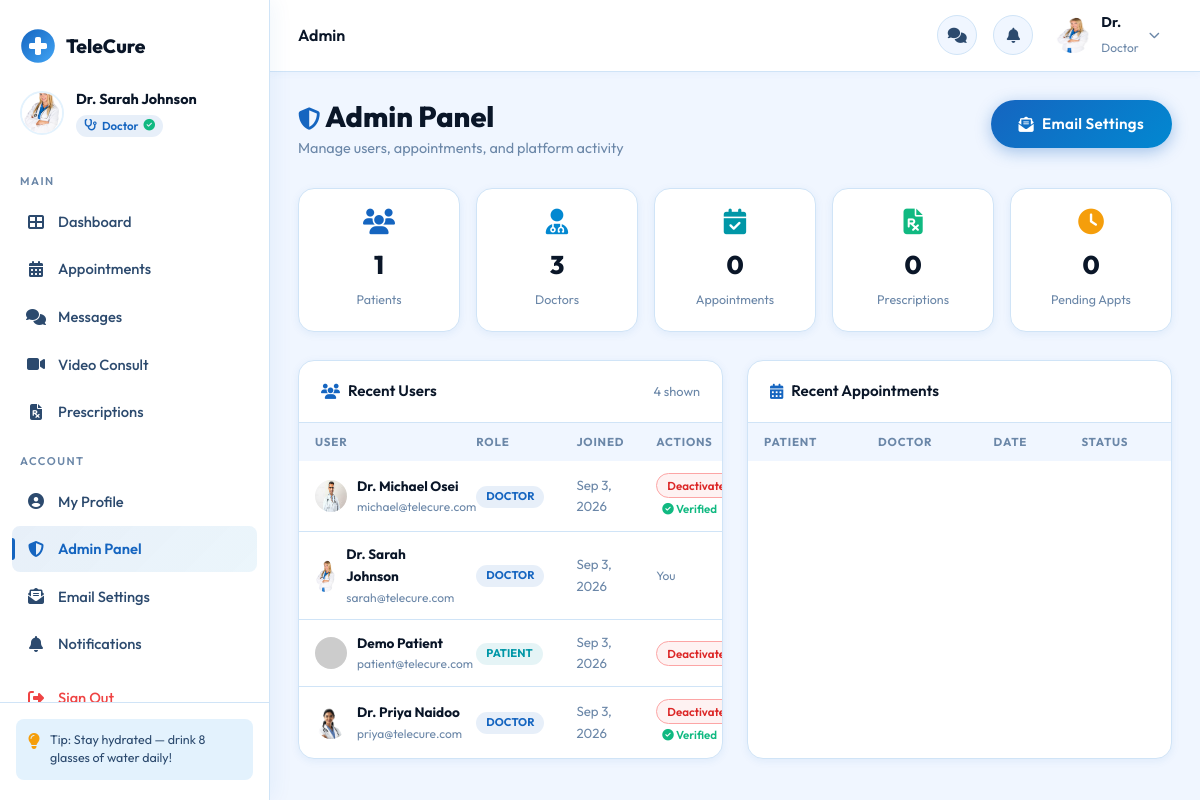
Screenshot of /Telecure/admin.php (signed in) with the database file from the repository.
### tables this page shows
CREATE TABLE doctor_profiles (
    id              INT AUTO_INCREMENT PRIMARY KEY,
    user_id         INT NOT NULL,
    specialization  VARCHAR(150),
    license_number  VARCHAR(100),
    years_experience INT DEFAULT 0,
    consultation_fee DECIMAL(10,2) DEFAULT 0.00,
    availability_days VARCHAR(100),
    is_verified     TINYINT(1) DEFAULT 0,
    rating          DECIMAL(3,2) DEFAULT 0.00,
    total_reviews   INT DEFAULT 0,
    UNIQUE KEY uq_doctor_license (license_number),
    UNIQUE KEY uq_doctor_user (user_id),
    KEY idx_doctor_specialization (specialization(100)),
    CONSTRAINT fk_doctor_user FOREIGN KEY (user_id)
        REFERENCES users(id) ON DELETE CASCADE ON UPDATE CASCADE
);

CREATE TABLE users (
    id             INT AUTO_INCREMENT PRIMARY KEY,
    full_name      VARCHAR(150) NOT NULL,
    email          VARCHAR(150) NOT NULL,
    password       VARCHAR(255) NOT NULL,
    role           ENUM('patient','doctor') NOT NULL DEFAULT 'patient',
    phone          VARCHAR(20),
    date_of_birth  DATE,
    gender         ENUM('male','female','other'),
    profile_photo  VARCHAR(255) DEFAULT 'default_avatar.png',
    bio            TEXT,
    created_at     TIMESTAMP DEFAULT CURRENT_TIMESTAMP,
    updated_at     TIMESTAMP DEFAULT CURRENT_TIMESTAMP ON UPDATE CURRENT_TIMESTAMP,
    is_active      TINYINT(1) DEFAULT 1,
    is_admin       TINYINT(1) NOT NULL DEFAULT 0,
    last_seen      TIMESTAMP NULL,
    UNIQUE KEY uq_users_email (email)
);

### Telecure/includes/config.php (called while the page is built, shortened)
<?php
function getDB() {
    static $pdo = null;
    if ($pdo === null) {
        try {
            $dsn = "mysql:host=" . DB_HOST . ";dbname=" . DB_NAME . ";charset=utf8mb4";
            $options = [
                PDO::ATTR_ERRMODE            => PDO::ERRMODE_EXCEPTION,
                PDO::ATTR_DEFAULT_FETCH_MODE => PDO::FETCH_ASSOC,
                PDO::ATTR_EMULATE_PREPARES   => false,
            ];
            $pdo = new PDO($dsn, DB_USER, DB_PASS, $options);
            $pdo->exec("SET time_zone = '" . (new DateTime('now'))->format('P') . "'");
        } catch (PDOException $e) {
            error_log('TeleCure DB connection failed: ' . $e->getMessage());
            http_response_code(500);
            die('Database connection failed. Check DB_HOST / DB_USER / DB_PASS / DB_NAME in includes/config.php and that MySQL is running.');
        }
    }
    return $pdo;
}
function currentUser() {
    $db = getDB();
    $stmt = $db->prepare("SELECT u.*, dp.specialization, dp.consultation_fee, dp.is_verified, dp.rating, dp.years_experience
                          FROM users u
                          LEFT JOIN doctor_profiles dp ON u.id = dp.user_id
                          WHERE u.id = ?");
    $stmt->execute([$_SESSION['user_id']]);
    $row = $stmt->fetch();
    return $row;
}
function isAdmin($user) {
    return !empty($user['is_admin']);
}
function avatarUrl($row, $size = 80) {
    $name = $row['full_name'] ?? $row['name'] ?? '?';
    $photo = $row['profile_photo'] ?? null;
    if (!empty($photo) && $photo !== 'default_avatar.png') {
        $localPath = AVATAR_UPLOAD_DIR . basename($photo);
        if (file_exists($localPath)) {
            return AVATAR_UPLOAD_URL . rawurlencode(basename($photo));
        }
    }
    $role = $row['role'] ?? 'patient';
    $bg = $role === 'doctor' ? '1565C0' : 'E3F2FD';
    $fg = $role === 'doctor' ? 'fff' : '1565C0';
    return "https://ui-avatars.com/api/?name=" . urlencode($name) . "&background={$bg}&color={$fg}&size={$size}&bold=true";
}
?>

### Telecure/admin.php (the view, shortened to what this page needs)
<?php
require_once 'includes/config.php';
$user = currentUser();
$db   = getDB();
$totalPatients = $db->query("SELECT COUNT(*) FROM users WHERE role='patient'")->fetchColumn();
$totalDoctors  = $db->query("SELECT COUNT(*) FROM users WHERE role='doctor'")->fetchColumn();
$totalAppts    = $db->query("SELECT COUNT(*) FROM appointments")->fetchColumn();
$totalRx       = $db->query("SELECT COUNT(*) FROM prescriptions")->fetchColumn();
$pendingAppts  = $db->query("SELECT COUNT(*) FROM appointments WHERE status='pending'")->fetchColumn();
$recentUsers = $db->query(
    "SELECT u.id, u.full_name, u.email, u.role, u.created_at, u.is_active, u.profile_photo
     FROM users u
     LEFT JOIN doctor_profiles dp ON dp.user_id = u.id
     ORDER BY (u.role = 'doctor' AND dp.is_verified = 0) DESC, u.created_at DESC
     LIMIT 50"
)->fetchAll();
?>
<!DOCTYPE html>
<html lang="en">
<head>
    <link rel="stylesheet" href="css/style.css">
    <link rel="stylesheet" href="css/dashboard.css">
    <link rel="stylesheet" href="https://cdnjs.cloudflare.com/ajax/libs/font-awesome/6.5.0/css/all.min.css">
</head>
<body class="dashboard-page">
<?php include 'includes/sidebar.php'; ?>
<div class="main-content">
    <?php include 'includes/topbar.php'; ?>
    <div class="dashboard-body">
        <div class="page-header">
            <div>
                <h1><i class="fas fa-shield-alt" style="color:var(--primary);font-size:1.4rem;"></i> Admin Panel</h1>
                <p>Manage users, appointments, and platform activity</p>
            </div>
            <a href="admin_email.php" class="btn-primary" style="text-decoration:none"><i class="fas fa-envelope-open-text"></i> Email Settings</a>
        </div>
        <div class="admin-stats">
            <div class="admin-stat-card">
                <i class="fas fa-users" style="color:var(--primary)"></i>
                <strong><?= $totalPatients ?></strong>
                <span>Patients</span>
            </div>
            <div class="admin-stat-card">
                <i class="fas fa-user-md" style="color:var(--primary-mid)"></i>
                <strong><?= $totalDoctors ?></strong>
                <span>Doctors</span>
            </div>
            <div class="admin-stat-card">
                <i class="fas fa-calendar-check" style="color:var(--teal)"></i>
                <strong><?= $totalAppts ?></strong>
                <span>Appointments</span>
            </div>
            <div class="admin-stat-card">
                <i class="fas fa-file-prescription" style="color:#10B981"></i>
                <strong><?= $totalRx ?></strong>
                <span>Prescriptions</span>
            </div>
            <div class="admin-stat-card">
                <i class="fas fa-clock" style="color:#F59E0B"></i>
                <strong><?= $pendingAppts ?></strong>
                <span>Pending Appts</span>
            </div>
        </div>
        <div class="admin-grid">
            <div class="admin-card">
                <div class="admin-card-header">
                    <h3><i class="fas fa-users"></i> Recent Users</h3>
                    <span style="font-size:0.8rem;color:var(--text-light)"><?= count($recentUsers) ?> shown</span>
                </div>
                <div style="overflow-x:auto;">
                    <table class="admin-table">
                        <thead>
                            <tr>
                                <th>User</th>
                                <th>Role</th>
                                <th>Joined</th>
                                <th>Actions</th>
                            </tr>
                        </thead>
                        <tbody>
                            <?php foreach ($recentUsers as $u): ?>
                            <tr>
                                <td>
                                    <div class="user-row-avatar">
                                        <img src="<?= avatarUrl($u, 32) ?>" alt="">
                                        <div>
                                            <strong style="font-size:0.85rem"><?= htmlspecialchars($u['full_name']) ?></strong>
                                            <div style="font-size:0.75rem;color:var(--text-light)"><?= htmlspecialchars($u['email']) ?></div>
                                        </div>
                                    </div>
                                </td>
                                <td><span class="role-pill <?= $u['role'] ?>"><?= $u['role'] ?></span></td>
                                <td style="color:var(--text-light)"><?= date('M j, Y', strtotime($u['created_at'])) ?></td>
                                <td>
                                    <?php if ($u['id'] !== $user['id']): ?>
                                    <form class="toggle-form" method="POST" action="admin.php">
                                        <button type="submit" name="toggle_user" class="<?= $u['is_active'] ? 'btn-deactivate' : 'btn-activate' ?>">
                                            <?= $u['is_active'] ? 'Deactivate' : 'Activate' ?>
                                        </button>
                                    </form>
                                    <?php if ($u['role'] === 'doctor'): ?>
                                    <?php
                                    $isVer = $db->prepare("SELECT is_verified FROM doctor_profiles WHERE user_id=?");
                                    $isVer->execute([$u['id']]);
                                    $vRow = $isVer->fetch();
                                    if ($vRow && !$vRow['is_verified']): ?>
                                    <form class="toggle-form" method="POST" action="admin.php" style="margin-left:6px;">
                                        <?= csrf_field() ?>
                                        <input type="hidden" name="doctor_id" value="<?= $u['id'] ?>">
                                        <button type="submit" name="verify_doctor" class="btn-verify">Verify</button>
                                    </form>
                                    <?php elseif ($vRow && $vRow['is_verified']): ?>
                                    <span style="color:#10B981;font-size:0.72rem;font-weight:600;margin-left:6px;"><i class="fas fa-check-circle"></i> Verified</span>
                                    <?php endif; ?>
                                    <?php endif; ?>
                                    <?php else: ?>
                                    <span style="color:var(--text-light);font-size:0.75rem;">You</span>
                                    <?php endif; ?>
                                </td>
                            </tr>
                            <?php endforeach; ?>
                        </tbody>
                    </table>
                </div>
            </div>
            <div class="admin-card">
                <div class="admin-card-header">
                    <h3><i class="fas fa-calendar-alt"></i> Recent Appointments</h3>
                </div>
                <div style="overflow-x:auto;">
                    <table class="admin-table">
                        <thead>
                            <tr>
                                <th>Patient</th>
                                <th>Doctor</th>
                                <th>Date</th>
                                <th>Status</th>
                            </tr>
                        </thead>
                    </table>
                </div>
            </div>
        </div>
    </div>
</div>
</body>
</html>

### Telecure/includes/sidebar.php (shortened to what this page needs)
<?php
$role = $user['role'];
$currentPage = basename($_SERVER['PHP_SELF']);
$avatarUrl = avatarUrl($user, 80);
?>
<aside class="sidebar" id="sidebar">
    <div class="sidebar-header">
        <div class="sidebar-logo">
            <span>TeleCure</span>
        </div>
    </div>
    <div class="sidebar-user">
        <img src="<?= $avatarUrl ?>" alt="Avatar" class="sidebar-avatar">
        <div class="sidebar-user-info">
            <strong><?= htmlspecialchars($user['full_name']) ?></strong>
            <span class="sidebar-role <?= $role ?>">
                <i class="fas fa-<?= $role === 'doctor' ? 'stethoscope' : 'user' ?>"></i>
                <?= ucfirst($role) ?>
                <?php if ($role === 'doctor' && ($user['is_verified'] ?? 0)): ?>
                <i class="fas fa-check-circle verified-tick"></i>
                <?php endif; ?>
            </span>
        </div>
    </div>
    <nav class="sidebar-nav">
        <div class="nav-section-label">Main</div>
        <a href="dashboard.php" class="nav-item <?= $currentPage === 'dashboard.php' ? 'active' : '' ?>">
            <i class="fas fa-th-large"></i> <span>Dashboard</span>
        </a>
        <a href="appointments.php" class="nav-item <?= $currentPage === 'appointments.php' ? 'active' : '' ?>">
            <i class="fas fa-calendar-alt"></i> <span>Appointments</span>
        </a>
        <a href="chat.php" class="nav-item <?= $currentPage === 'chat.php' ? 'active' : '' ?>">
            <i class="fas fa-comments"></i> <span>Messages</span>
        </a>
        <a href="video.php" class="nav-item <?= $currentPage === 'video.php' ? 'active' : '' ?>">
            <i class="fas fa-video"></i> <span>Video Consult</span>
        </a>
        <a href="prescriptions.php" class="nav-item <?= $currentPage === 'prescriptions.php' ? 'active' : '' ?>">
            <i class="fas fa-file-prescription"></i> <span>Prescriptions</span>
        </a>
        <div class="nav-section-label">Account</div>
        <a href="profile.php" class="nav-item <?= $currentPage === 'profile.php' ? 'active' : '' ?>">
            <i class="fas fa-user-circle"></i> <span>My Profile</span>
        </a>
        <?php if (isAdmin($user)): ?>
        <a href="admin.php" class="nav-item <?= $currentPage === 'admin.php' ? 'active' : '' ?>">
            <i class="fas fa-shield-alt"></i> <span>Admin Panel</span>
        </a>
        <a href="admin_email.php" class="nav-item <?= $currentPage === 'admin_email.php' ? 'active' : '' ?>">
            <i class="fas fa-envelope-open-text"></i> <span>Email Settings</span>
        </a>
        <?php endif; ?>
        <a href="notifications.php" class="nav-item <?= $currentPage === 'notifications.php' ? 'active' : '' ?>">
            <i class="fas fa-bell"></i> <span>Notifications</span>
        </a>
        <a href="logout.php" class="nav-item logout">
            <i class="fas fa-sign-out-alt"></i> <span>Sign Out</span>
        </a>
    </nav>
    <div class="sidebar-footer">
        <div class="health-tip">
            <i class="fas fa-lightbulb"></i>
            <p>Tip: Stay hydrated — drink 8 glasses of water daily!</p>
        </div>
    </div>
</aside>

### Telecure/includes/topbar.php (shortened to what this page needs)
<?php
$avatarUrl = avatarUrl($user, 40);
?>
<header class="topbar">
    <div class="topbar-left">
        <div class="breadcrumb">
            <span><?= ucfirst(str_replace('.php', '', basename($_SERVER['PHP_SELF']))) ?></span>
        </div>
    </div>
    <div class="topbar-right">
        <a href="chat.php" class="topbar-icon-btn">
            <i class="fas fa-comments"></i>
        </a>
        <div class="topbar-notif" id="notifToggle">
            <button class="topbar-icon-btn">
                <i class="fas fa-bell"></i>
            </button>
        </div>
        <div class="topbar-user">
            <img src="<?= $avatarUrl ?>" alt="Avatar">
            <div class="topbar-user-info">
                <?php $firstName = explode(' ', $user['full_name']); ?>
                <strong><?= htmlspecialchars($firstName[0]) ?></strong>
                <span><?= ucfirst($user['role']) ?></span>
            </div>
            <i class="fas fa-chevron-down"></i>
        </div>
    </div>
</header>

### rows the page displays
doctor_profiles: user.profile_photo (picture), user.full_name "Dr. Sarah Johnson", user.role "Doctor", user.full_name "Dr."
users: profile_photo (picture), full_name "Dr. Michael Osei", email "michael@telecure.com", role "DOCTOR", created_at "Sep 3, 2026", is_active "Deactivate", shows "Verified"
users: profile_photo (picture), full_name "Dr. Sarah Johnson", email "sarah@telecure.com", role "DOCTOR", created_at "Sep 3, 2026", shows "You"
users: full_name "Demo Patient", email "patient@telecure.com", role "PATIENT", created_at "Sep 3, 2026", is_active "Deactivate"
users: profile_photo (picture), full_name "Dr. Priya Naidoo", email "priya@telecure.com", role "DOCTOR", created_at "Sep 3, 2026", is_active "Deactivate", shows "Verified"

### other values shown
str_replace('.php', '', basename($_SERVER['PHP_SELF'])) "Admin"
$totalPatients "1"
$totalDoctors "3"
$totalAppts "0"
$totalRx "0"
$pendingAppts "0"
count($recentUsers) "4"
